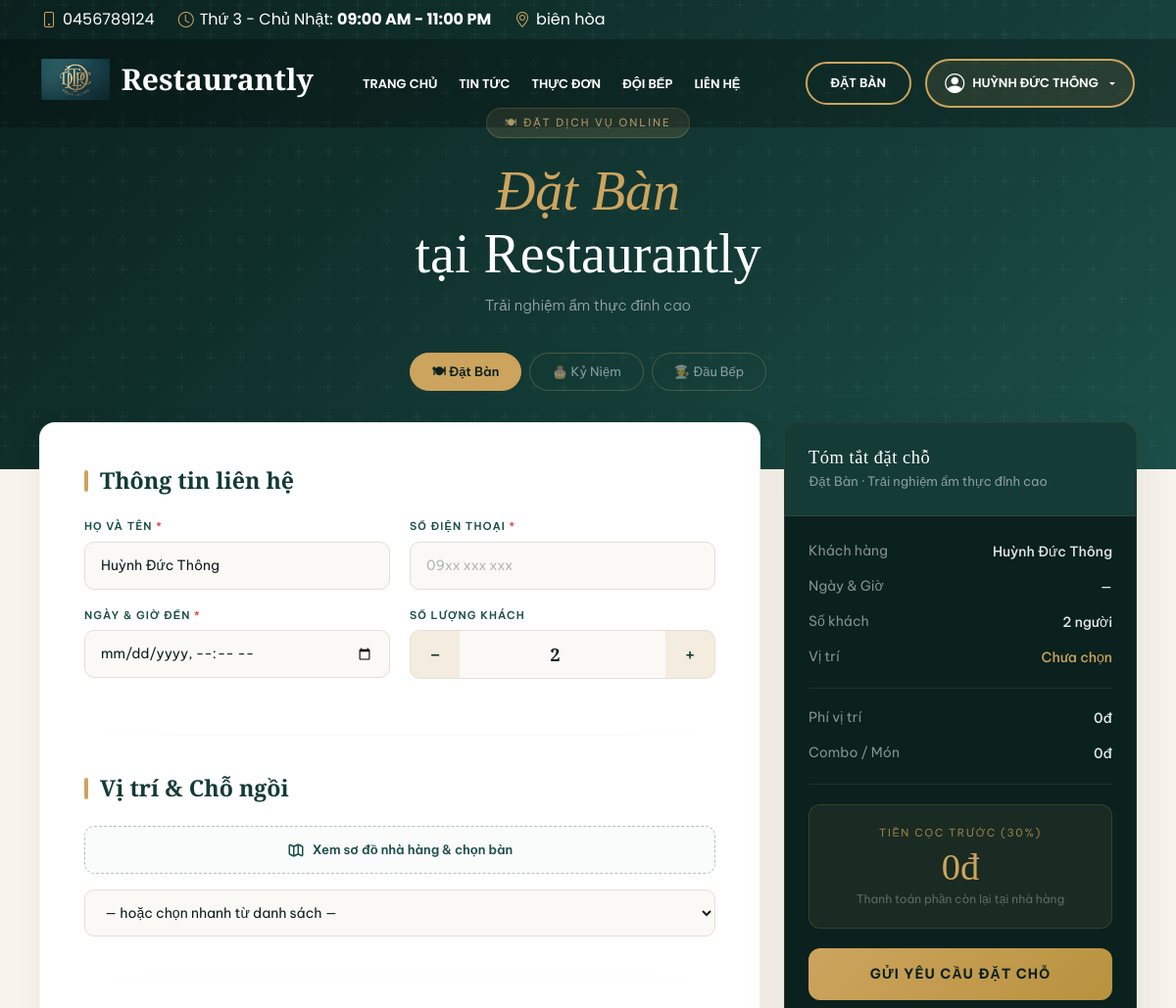
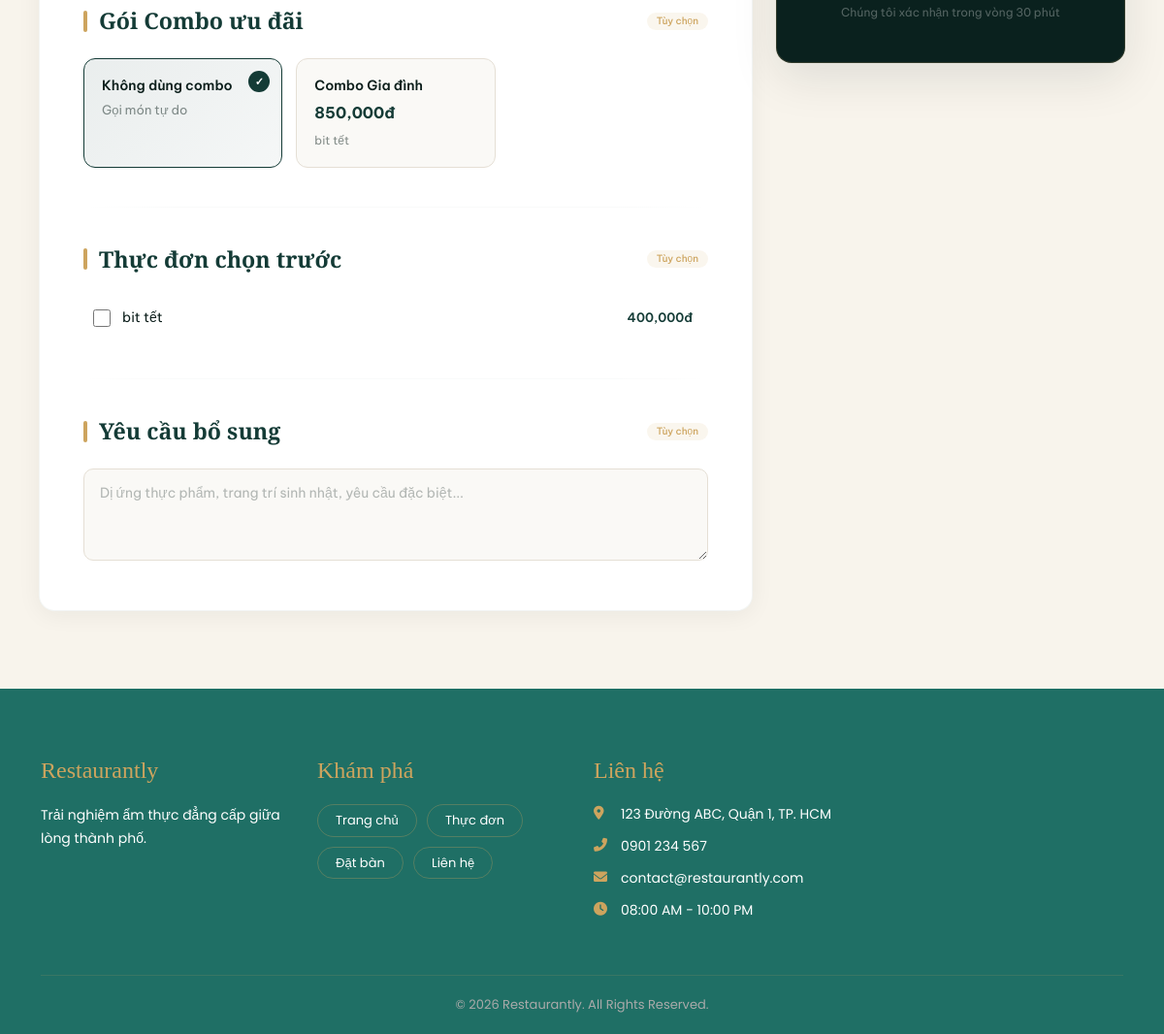
Screenshot of /booking_success.php (signed in) with the database file from the repository (2 pictures, top to bottom).
### tables this page shows
CREATE TABLE `combos` (
  `id` int(11) NOT NULL,
  `name` varchar(255) NOT NULL,
  `description` text DEFAULT NULL,
  `price` decimal(15,2) NOT NULL,
  `image` varchar(255) DEFAULT NULL,
  `status` tinyint(1) DEFAULT 1,
  `is_active` tinyint(1) NOT NULL DEFAULT 1,
  `created_at` timestamp NOT NULL DEFAULT current_timestamp()
);

CREATE TABLE `foods` (
  `id` int(11) NOT NULL,
  `category_id` int(11) DEFAULT NULL,
  `name` varchar(255) NOT NULL,
  `price` decimal(15,2) NOT NULL,
  `image` varchar(255) DEFAULT NULL,
  `description` text DEFAULT NULL,
  `status` tinyint(1) DEFAULT 1,
  `is_active` tinyint(1) NOT NULL DEFAULT 1
);

CREATE TABLE `footer_links` (
  `id` int(11) NOT NULL,
  `title` varchar(255) NOT NULL,
  `url` varchar(255) NOT NULL,
  `priority` int(11) DEFAULT 0
);

### booking_success.php (the view, shortened to what the rows shown need)
<?php
$db  = (new Database())->getConnection();
$type = $_GET['type'] ?? 'table';
$svc  = [
    'table'    => ['title' => 'Đặt Bàn', 'sub' => 'Trải nghiệm ẩm thực đỉnh cao', 'icon' => 'table'],
    'birthday' => ['title' => 'Kỷ Niệm', 'sub' => 'Không gian riêng tư, đặc biệt', 'icon' => 'birthday'],
    'chef'     => ['title' => 'Đầu Bếp Riêng', 'sub' => 'Phục vụ tận bàn theo yêu cầu', 'icon' => 'chef'],
];
$cfg   = $svc[$type] ?? $svc['table'];
$combos = $db->query(
    "SELECT c.*, GROUP_CONCAT(f.name SEPARATOR '|') as list_foods
     FROM combos c LEFT JOIN combo_items ci ON c.id=ci.combo_id
     LEFT JOIN foods f ON ci.food_id=f.id WHERE c.status=1 GROUP BY c.id"
)->fetchAll(PDO::FETCH_ASSOC);
$foods  = $db->query("SELECT * FROM foods WHERE status=1 ORDER BY name")->fetchAll(PDO::FETCH_ASSOC);
include 'views/client/layouts/header.php';
$is_success = isset($_GET['success']) && isset($_GET['id']);
$booking = null;
?>
<div class="bk-page">
    <?php if ($is_success && $booking): ?>
    <section class="bk-hero" style="padding: 140px 0 100px; background: linear-gradient(135deg, #061210 0%, #143B36 100%);">
        <div class="container" style="position:relative;z-index:1">
            <div class="success-icon-wrap" style="margin-bottom: 30px; animation: fadeInUp 0.8s var(--ease);">
                <div style="width: 80px; height: 80px; background: rgba(205, 164, 94, 0.1); border: 2px solid var(--gold); border-radius: 50%; display: flex; align-items: center; justify-content: center; margin: 0 auto; color: var(--gold); font-size: 32px; box-shadow: 0 0 30px rgba(205, 164, 94, 0.2);">
                    <i class="fas fa-check"></i>
                </div>
            </div>
            <div class="bk-hero-eyebrow" style="animation: fadeInUp 0.8s var(--ease) 0.1s both;">
                Đặt chỗ thành công
            </div>
            <h1 style="animation: fadeInUp 0.8s var(--ease) 0.2s both;">
                Cảm ơn <em><?= htmlspecialchars($booking['customer_name']) ?></em>!<br>
                Yêu cầu của bạn đã được ghi nhận
            </h1>
            <p class="bk-hero-sub" style="max-width: 600px; margin: 0 auto 40px; animation: fadeInUp 0.8s var(--ease) 0.3s both;">
                Mã số đặt chỗ: <span style="color: var(--gold); font-weight: 600;">#SVR-<?= htmlspecialchars($booking['id']) ?></span>.
                Đội ngũ chúng tôi sẽ gọi điện xác nhận cho bạn qua số <span style="color: #fff;"><?= htmlspecialchars($booking['customer_phone']) ?></span> sớm nhất.
            </p>
            <div class="svc-tabs" style="gap: 15px; animation: fadeInUp 0.8s var(--ease) 0.4s both;">
                <a href="admin/export_pdf.php?id=<?= $booking['id'] ?>" class="btn-go" style="width: auto; padding: 14px 40px; margin-top: 0; background: linear-gradient(135deg, #D4B06A, #A5803A); color: #000; border-radius: 50px;">
                    <i class="fas fa-file-pdf me-2"></i> Tải Phiếu Xác Nhận (PDF)
                </a>
                <a href="index.php" class="svc-tab" style="padding: 14px 40px; border-radius: 50px; border-color: rgba(255,255,255,0.2); backdrop-filter: blur(10px);">
                    Về trang chủ
                </a>
            </div>
        </div>
    </section>
    <style>
        @keyframes fadeInUp {
            from { opacity: 0; transform: translateY(30px); }
            to { opacity: 1; transform: translateY(0); }
        }
    </style>
    <div class="bk-wrap" style="margin-top: -60px; grid-template-columns: 1fr; max-width: 850px; animation: fadeInUp 1s var(--ease) 0.5s both;">
        <div class="seamless-box" style="padding: 50px; border: 1px solid rgba(212, 176, 106, 0.2); background: #fff url('https://www.transparenttextures.com/patterns/cubes.png');">
            <div style="text-align: center; margin-bottom: 40px;">
                <h3 class="section-heading" style="justify-content: center; font-size: 1.8rem; margin-bottom: 10px;">Chi tiết đặt dịch vụ</h3>
                <div style="width: 50px; height: 2px; background: var(--gold); margin: 0 auto;"></div>
            </div>
            <div style="display: grid; grid-template-columns: repeat(auto-fit, minmax(180px, 1fr)); gap: 40px; margin-bottom: 40px;">
                <div style="padding: 20px; background: #faf9f6; border-radius: 12px; border-left: 3px solid var(--gold);">
                    <label class="fl" style="color: var(--txt-muted); font-size: 10px; letter-spacing: 2px;">DỊCH VỤ</label>
                    <div style="font-size: 1.1rem; font-weight: 600; color: var(--g1);"><?= htmlspecialchars(strtoupper($booking['service_type'])) ?></div>
                </div>
                <div style="padding: 20px; background: #faf9f6; border-radius: 12px; border-left: 3px solid var(--gold);">
                    <label class="fl" style="color: var(--txt-muted); font-size: 10px; letter-spacing: 2px;">THỜI GIAN</label>
                    <div style="font-size: 1.1rem; font-weight: 600; color: var(--g1);"><?= date('H:i · d/m/Y', strtotime($booking['booking_date'])) ?></div>
                </div>
                <div style="padding: 20px; background: #faf9f6; border-radius: 12px; border-left: 3px solid var(--gold);">
                    <label class="fl" style="color: var(--txt-muted); font-size: 10px; letter-spacing: 2px;">SỐ KHÁCH</label>
                    <div style="font-size: 1.1rem; font-weight: 600; color: var(--g1);"><?= htmlspecialchars($booking['guests']) ?> NGƯỜI</div>
                </div>
                <?php if ($booking['table_code']): ?>
                <div style="padding: 20px; background: #faf9f6; border-radius: 12px; border-left: 3px solid var(--gold);">
                    <label class="fl" style="color: var(--txt-muted); font-size: 10px; letter-spacing: 2px;">VỊ TRÍ</label>
                    <div style="font-size: 1.1rem; font-weight: 600; color: var(--gold);"><?= htmlspecialchars($booking['table_code']) ?></div>
                </div>
                <?php endif; ?>
            </div>
            <div style="background: var(--g0); color: #fff; padding: 25px; border-radius: 12px; display: flex; justify-content: space-between; align-items: center;">
                <div>
                    <div style="font-size: 11px; text-transform: uppercase; letter-spacing: 1px; color: rgba(255,255,255,0.5);">Tiền tạm tính</div>
                    <div style="font-size: 1.4rem; font-weight: 600; color: var(--gold);"><?= number_format($booking['total_amount']) ?>đ</div>
                </div>
                <div style="text-align: right;">
                    <div style="font-size: 11px; text-transform: uppercase; letter-spacing: 1px; color: rgba(255,255,255,0.5);">Tiền cọc cần thanh toán (30%)</div>
                    <div style="font-size: 1.4rem; font-weight: 600; color: #34d399;"><?= number_format($booking['total_amount'] * 0.3) ?>đ</div>
                </div>
            </div>
            <div style="margin-top: 40px; padding-top: 30px; border-top: 1px dashed #e5dfd5; text-align: center;">
                <p style="font-size: 13px; color: var(--txt-muted); line-height: 1.6;">
                    Quý khách vui lòng kiểm tra email hoặc điện thoại để nhận thông tin thanh toán.<br>
                    Cảm ơn quý khách đã tin tưởng lựa chọn <strong>Restaurantly</strong>.
                </p>
            </div>
        </div>
    </div>
    <?php else: ?>
    <section class="bk-hero">
        <div class="container" style="position:relative;z-index:1">
            <h1>
                <em><?= htmlspecialchars($cfg['title']) ?></em><br>
                tại Restaurantly
            </h1>
        </div>
    </section>
    <div class="bk-wrap" id="main">
        <div>
            <form method="POST" action="config/process_service_booking.php" id="bk-form">
                <div class="seamless-box">
                    <div>
                        <div class="combo-grid">
                            <?php foreach ($combos as $cb): ?>
                                <div class="cc" data-price="<?= (float)$cb['price'] ?>" onclick="selCombo(<?= $cb['id'] ?>,this)">
                                    <div class="cc-name"><?= htmlspecialchars($cb['name']) ?></div>
                                    <div class="cc-price"><?= number_format($cb['price']) ?>đ</div>
                                    <?php if (!empty($cb['list_foods'])): ?>
                                        <div class="cc-foods"><?= htmlspecialchars(str_replace('|', ' · ', $cb['list_foods'])) ?></div>
                                    <?php endif; ?>
                                </div>
                            <?php endforeach; ?>
                        </div>
                    </div>
                    <?php if (!empty($foods)): ?>
                        <div>
                            <div class="menu-scroll">
                                <?php foreach ($foods as $fd): ?>
                                    <div class="mrow" id="mr<?= $fd['id'] ?>">
                                        <input type="checkbox" class="mrow-cb"
                                            name="menu_items[]" value="<?= $fd['id'] ?>"
                                            onchange="togMrow(this,<?= $fd['id'] ?>,<?= (float)$fd['price'] ?>)">
                                        <span class="mrow-name"><?= htmlspecialchars($fd['name']) ?></span>
                                        <span class="mrow-price"><?= number_format($fd['price']) ?>đ</span>
                                    </div>
                                <?php endforeach; ?>
                            </div>
                        </div>
                    <?php endif; ?>
                </div>
            </form>
        </div>
    </div>
</div>
    <?php endif; ?>
<?php include 'views/client/layouts/footer.php'; ?>

### views/client/layouts/footer.php (shortened to what the rows shown need)
<?php
$db = (new Database())->getConnection();
$links      = $db->query("SELECT * FROM footer_links ORDER BY priority ASC")->fetchAll(PDO::FETCH_ASSOC) ?? [];
?>
<footer class="footer">
    <div class="container">
        <div class="row gy-4">
            <div class="col-lg-3 col-md-6">
                <div class="explore-links">
                    <?php foreach ($links as $l): ?>
                        <a href="<?= htmlspecialchars($l['url']) ?>"><?= htmlspecialchars($l['title']) ?></a>
                    <?php endforeach; ?>
                </div>
            </div>
        </div>
    </div>
</footer>
<link rel="stylesheet" href="https://cdnjs.cloudflare.com/ajax/libs/font-awesome/6.0.0/css/all.min.css">

### rows the page displays
combos: name "Combo Gia đình", price "850,000", list_foods "bit tết"
foods: name "bit tết", price "400,000"
footer_links: title "Trang chủ"
footer_links: title "Thực đơn"
footer_links: title "Đặt bàn"
footer_links: title "Liên hệ"

### other values shown
$settings['hotline'] "0456789124"
$settings['open_days'] "Thứ 3 - Chủ Nhật"
$settings['open_time'] "09:00 AM - 11:00 PM"
$settings['address'] "biên hòa"
$settings['restaurant_name'] "Restaurantly"
$_SESSION['user_name'] "HUỲNH ĐỨC THÔNG"
$icons[$type] "🍽"
$cfg['title'] "Đặt Bàn"
$cfg['sub'] "Trải nghiệm ẩm thực đỉnh cao"
$cfg['title'] . ' · ' . $cfg['sub'] "Đặt Bàn · Trải nghiệm ẩm thực đỉnh cao"
$ft['restaurant_name'] "Restaurantly"
$ft['footer_description'] "Trải nghiệm ẩm thực đẳng cấp giữa lòng thành phố."
$ft['address'] "123 Đường ABC, Quận 1, TP. HCM"
$ft['phone'] "0901 234 567"
$ft['email'] "contact@restaurantly.com"
